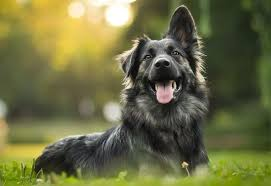
#> input picture YüzTanıma/OpenCV/Nesneler/Kopek3.jpg, 271 x 186 px, found by its file name
$ python dene3.py
#> lines starting #> are read from the running program, lines starting #| are printed output that depends on the picture; after the words box and inside, x2 and y2 are one past the last pixel; in counts of white or black regions, pixels touching at a corner belong together
import cv2

# Görüntüyü Oku
goruntu = cv2.imread("Nesneler/Kopek3.jpg")
#> goruntu is the input picture: shape (186, 271, 3); mean B, G, R 66.4, 108.4, 107.6

# Görüntüyü Yeniden Boyutlandır
gor = cv2.resize(goruntu, (640, 380))
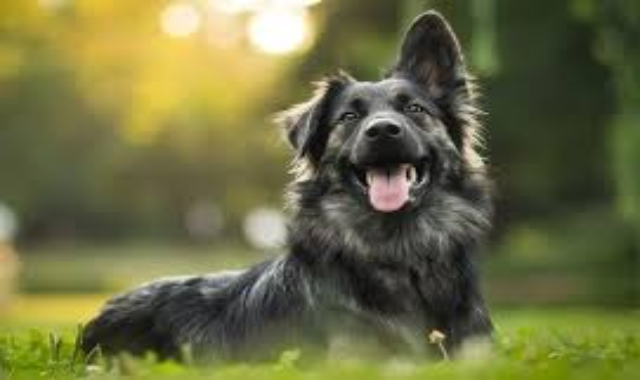
#> gor: shape (380, 640, 3); mean B, G, R 66.3, 108.2, 107.5

# Çizim Parametreleri
merkez = (150, 200)  # x, y
renk = (255, 0, 0)  # BGR formatında mavi
kalinlik = 10  # Çizginin kalınlığı
yaricap = 30  # Piksel yarıçapı

# Daire Çizme
cv2.circle(gor, merkez, yaricap, renk, kalinlik)
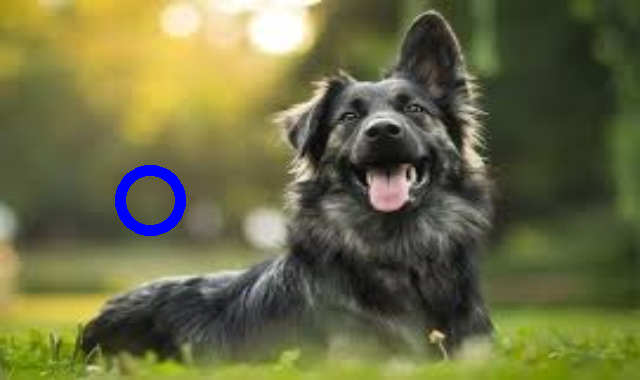
#> gor: shape (380, 640, 3); 0.86% of pixels changed, all inside (x1, y1, x2, y2) = (115, 165, 186, 236)

# Görüntüyü Göster
cv2.imshow("Goruntu", gor)

# Ekranı Beklet
cv2.waitKey(0)

$ run again, with YüzTanıma/OpenCV/Nesneler/Kopek1.jpg copied over YüzTanıma/OpenCV/Nesneler/Kopek3.jpg
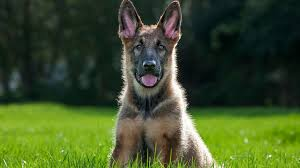
#> input picture YüzTanıma/OpenCV/Nesneler/Kopek1.jpg, 300 x 168 px, found by its file name
#> goruntu is the input picture: shape (168, 300, 3); mean B, G, R 41.3, 81, 63.4
#> `gor = cv2.resize(goruntu, (640, 380))`:
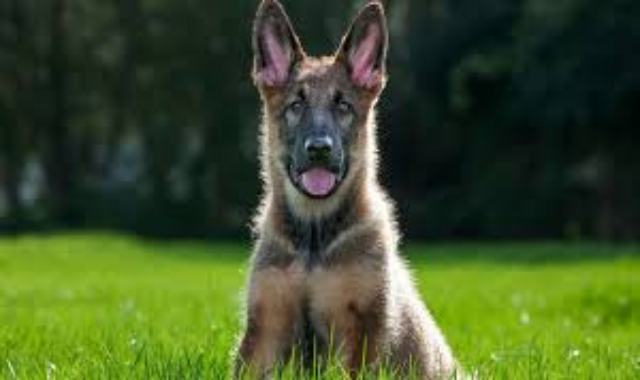
#> gor: shape (380, 640, 3); mean B, G, R 41.2, 80.9, 63.3
#> `cv2.circle(gor, merkez, yaricap, renk, kalinlik)`:
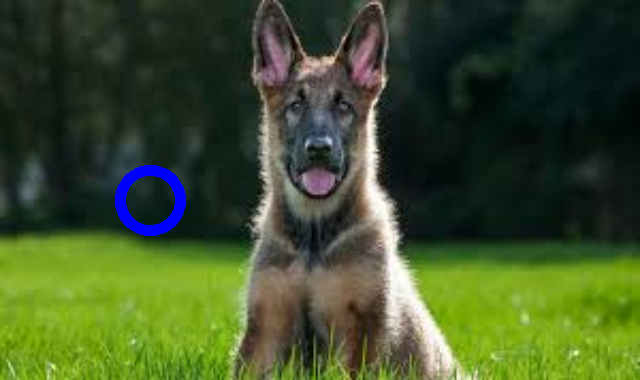
#> gor: shape (380, 640, 3); 0.86% of pixels changed, all inside (x1, y1, x2, y2) = (115, 165, 186, 236)

$ run again, with YüzTanıma/OpenCV/Nesneler/Kopek2.jpg copied over YüzTanıma/OpenCV/Nesneler/Kopek3.jpg
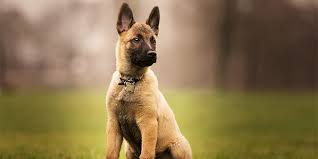
#> input picture YüzTanıma/OpenCV/Nesneler/Kopek2.jpg, 318 x 159 px, found by its file name
#> goruntu is the input picture: shape (159, 318, 3); mean B, G, R 78.8, 117.2, 138.4
#> `gor = cv2.resize(goruntu, (640, 380))`:
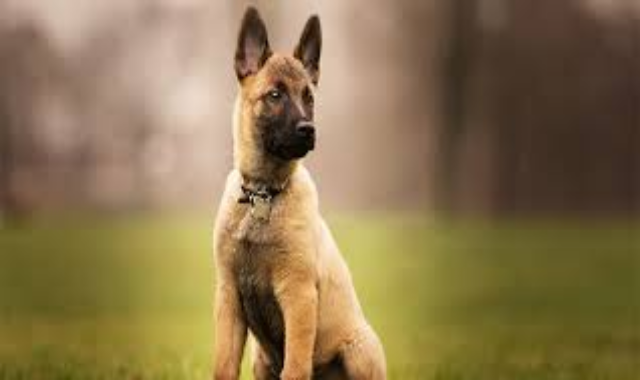
#> gor: shape (380, 640, 3); mean B, G, R 78.7, 117, 138.3
#> `cv2.circle(gor, merkez, yaricap, renk, kalinlik)`:
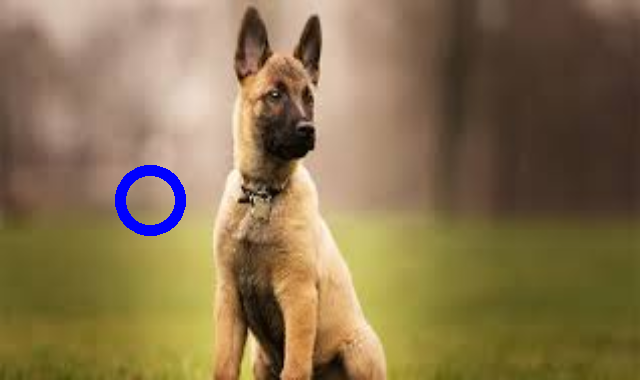
#> gor: shape (380, 640, 3); 0.86% of pixels changed, all inside (x1, y1, x2, y2) = (115, 165, 186, 236)
